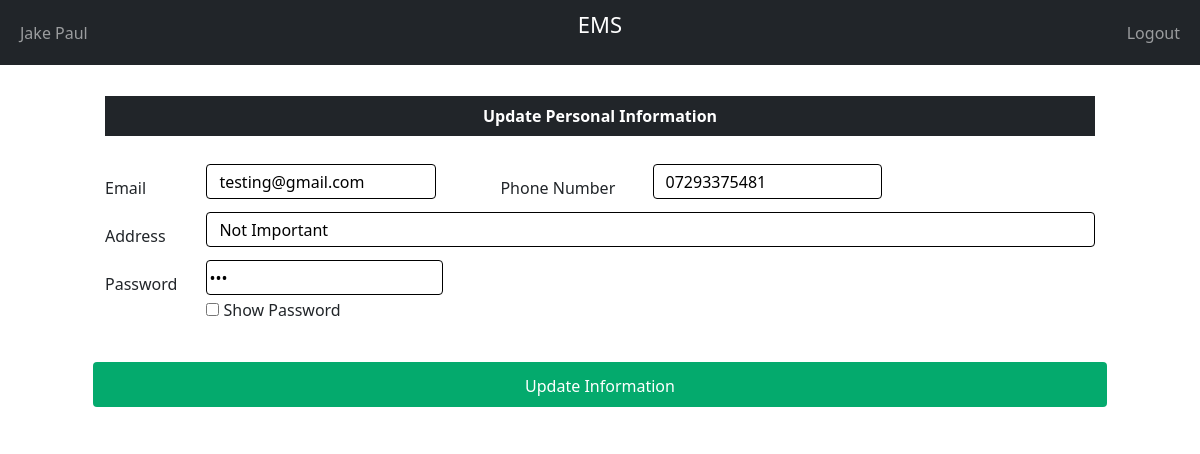
Page /PHP/Developer_UpdatePersonalDetails.php (signed in) on the committed database.
### tables this page shows
CREATE TABLE `developer_info` (
  `Developer_ID` int(11) NOT NULL,
  `First_Name` varchar(25) NOT NULL,
  `Last_Name` varchar(25) NOT NULL,
  `Gender` varchar(10) NOT NULL,
  `Phone_Number` varchar(11) NOT NULL,
  `Email` varchar(50) NOT NULL,
  `Password` varchar(50) NOT NULL,
  `Address` varchar(300) NOT NULL,
  `CNIC` varchar(13) NOT NULL,
  `DateOfBirth` date NOT NULL,
  `DateOfJoining` date NOT NULL,
  `Salary` int(11) NOT NULL,
  `Total_Leave_Days` int(2) NOT NULL,
  `Leave_Days_Used` int(2) NOT NULL,
  `Total_Absent_Days` int(11) NOT NULL,
  `Manager_ID` int(11) NOT NULL,
  `JobTitle` int(11) NOT NULL,
  `Team_ID` int(11) NOT NULL,
  `Bonus` int(11) NOT NULL,
  `BonusMonth` date DEFAULT NULL
);

### PHP/Developer_UpdatePersonalDetails.php (the view, shortened to what this page needs)
<?php
    include "Connection.php";
?>
<!doctype html>
<html lang="en">
  <head>
    <link href="https://cdn.jsdelivr.net/npm/bootstrap@5.1.1/dist/css/bootstrap.min.css" rel="stylesheet">
</head>
<body>
  <nav class="navbar navbar-expand-md navbar-dark bg-dark">
    <div class="container-fluid">
      <div class="navbar-collapse collapse w-100 order-1 order-md-0 dual-collapse2">
        <ul class="navbar-nav me-auto">
          <li class="nav-item active">
            <a class="nav-link" href="Developer_PersonalDetails.php">
              <?php
                  if(isset($_SESSION['fname']) && isset($_SESSION['lname']))
                  {
                    echo"$_SESSION[fname] $_SESSION[lname]";
                  }
                  else
                   echo"Admin Name";
                  ?>
            </a>
          </li>
        </ul>
      </div>
      <div class="mx-auto order-0">
        <p style="color: white;font-size:22px;">EMS</p>
      </div>
      <div class="navbar-collapse collapse w-100 order-3 dual-collapse2">
        <ul class="navbar-nav ms-auto">
          <li class="nav-item">
            <a class="nav-link" href="Logout.php">Logout</a>
          </li>
        </ul>
      </div>
    </div>
  </nav>
  <div class="content-container">
    <div class="container-fluid">
    <div class="container">
        <?php
        $EmployeeType = "Developer";
        $ID = $_SESSION['uid'];
        if($EmployeeType == "Developer")
        {
            $sql="SELECT * FROM developer_info WHERE Developer_ID = '$ID'";
            $result = mysqli_query($con, $sql);
            $Developer=mysqli_fetch_array($result);
            $Email = $Developer['Email'];
            $Address = $Developer['Address'];
            $PhoneNumber = $Developer['Phone_Number'];
            $Password = $Developer['Password'];
            echo'
            <div style="width:90%;margin-left: 5%;margin-top: 1%;float:left;"class="jumbotron" >
                <table style="margin-bottom: 0px;padding-bottom: 0px;"class="table">
                  <thead class="table-dark">
                    <tr >
                      <th style="text-align: center;border-bottom: 1px solid white;">Update Personal Information</th>
                    </tr>
                  </thead>
                </table>
            </div>
            <br>
            <form style="width:90%;margin-left: 5%;margin-top: 5%;"action="Developer_PHPUpdatePersonalDetails.php" method="post">
                <div style="font-size: 18;"class="row">
                    <div style="width:10%;">
                        <label for="Email">Email</label>
                    </div>
                    <div style="width:25%">
                        <input value="'.$Email.'" style="border-color: black;height:35px" type="email" id="Email" name="Email" placeholder="Email">
                    </div>
                    <div style="width:15%;margin-left: 4%;">
                        <label for="PhoneNumber">Phone Number</label>
                    </div>
                    <div style="width:25%">
                        <input value="'.$PhoneNumber.'" style="border-color: black;height:35px" type="text" id="PhoneNumber" name="PhoneNumber" placeholder="Phone Number">
                    </div>
                </div>
                <div style="font-size: 18;"class="row">
                    <div style="width:10%;">
                        <label for="Address">Address</label>
                    </div>
                    <div style="width:90%">
                        <input value="'.$Address.'"style="border-color: black;height:35px" type="text" id="Address" name="Address" placeholder="Address">
                    </div>
                </div>
                <div style="font-size: 18;"class="row">
                    <div style="width:10%;margin-left: 0%;">
                    <label for="Password">Password</label>
                  </div>
                  <div style="width:25%;margin-left: 0%;">
                    <input value="'.$Password.'" type="password" style="border:1px solid black;height:35px;border-radius:4px"value="" name="password" id="myInput">
                    <br>
                    <input type="checkbox" style="margin-top: 8px;" onclick="myPassword()"> Show Password
                  </div>
                </div>
              <div style="margin-top: 3%;"class="row">
                <input style="height:45px"type="submit" value="Update Information">
              </div>
            </form>
          </div>';
        }
        ?>
    </div>
    </div>
</body>
</html>

### PHP/Developer_UpdatePersonalDetails.php (style rules this page uses)
input[type=text], select, textarea { width: 100%; padding: 12px; border: 1px solid rgb(255, 255, 255); border-radius: 4px; box-sizing: border-box; resize: vertical; }
input[type=email], select, textarea { width: 100%; padding: 12px; border: 1px solid rgb(255, 255, 255); border-radius: 4px; box-sizing: border-box; resize: vertical; }
label { padding: 12px 12px 12px 0; display: inline-block; }
input[type=submit] { background-color: #04AA6D; color: rgb(255, 255, 255); padding: 12px 20px; border: none; border-radius: 4px; cursor: pointer; float: right; }
.container { border-radius: 5px; background-color: #ffffff; padding: 20px; }
.row:after { content: ""; display: table; clear: both; }

### rows in the picture
developer_info: Email "testing@gmail.com", PhoneNumber "07293375481", Address "Not Important"

### other values in the picture
$_SESSION[fname] "Jake"
$_SESSION[lname] "Paul"
